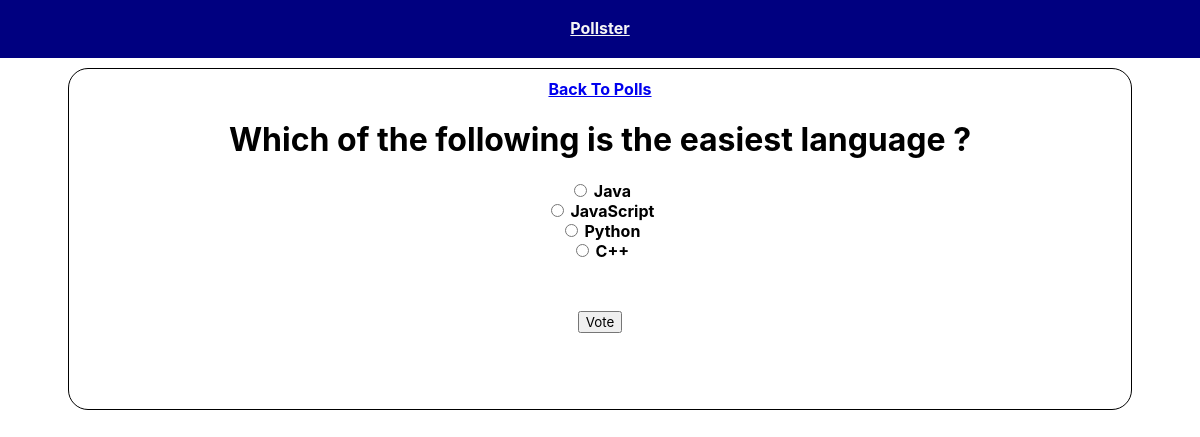
The app's page /polls/2/ with its own data.
### polls/models.py (models this page shows, shortened)
class Question(models.Model):
    question_text = models.CharField(max_length=200)
    pub_date = models.DateTimeField('date published')

class Choice(models.Model):
    question = models.ForeignKey(Question, on_delete=models.CASCADE)
    choice_text = models.CharField(max_length=200)
    votes = models.IntegerField(default=0)

### polls/views.py (the view)
# urls.py: path('<int:question_id>/', views.detail, name ='detail'),
def detail(request, question_id):
    try:
        question = Question.objects.get(pk=question_id)
    except Question.DoesNotExist:
        raise Http404("Question does not exist")
    return render(request, 'polls/detail.html', {'question': question})

### templates/polls/detail.html (shortened to what this page needs)
{% extends 'base.html' %}
{% block content %}
<a href ="{% url 'polls:index' %}">Back To Polls</a>
<h1>{{ question.question_text }}</h1>
<form action ="{% url 'polls:vote' question.id %}" method ="post">
	{% for choice in question.choice_set.all %}
	<div>
		<input type ="radio" name ="choice"  id ="choice{{ forloop.counter }}"
			value ="{{ choice.id }}" />
		<label for ="choice{{ forloop.counter }}">{{ choice.choice_text }}</label>
	</div>
	{% endfor %}
	<input type ="submit" value ="Vote" class ="btn" />
</form>
{% endblock %}

### templates/base.html (style rules this page uses)
* { font-family: -apple-system, BlinkMacSystemFont, 'Segoe UI', Roboto, Oxygen, Ubuntu, Cantarell, 'Open Sans', 'Helvetica Neue', sans-serif; }

### templates/polls/detail.html (style rules this page uses)
input[type=submit], input.submit { margin:50px; }

### records on screen
Question: question_text "Which of the following is the easiest language ?"
Choice: choice_text "Java"
Choice: choice_text "JavaScript"
Choice: choice_text "Python"
Choice: choice_text "C++"
